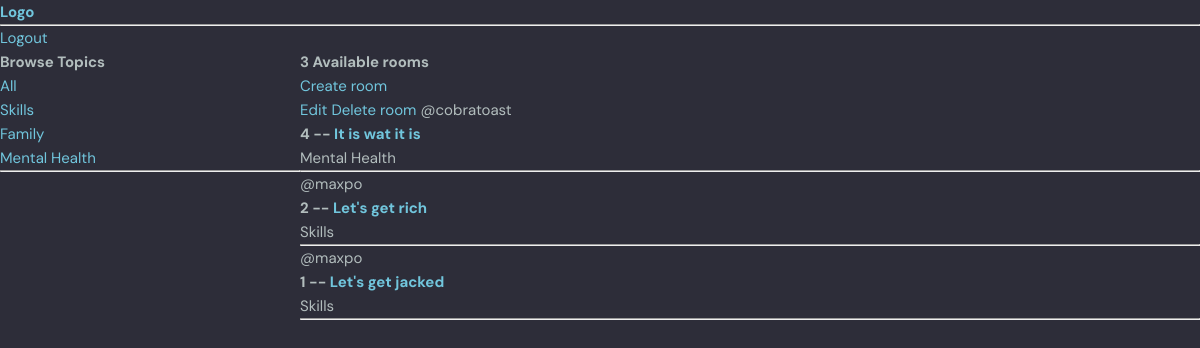
Screenshot of / (signed in) with the database file from the repository.
### goals/models.py (models this page shows, shortened)
class Topic(models.Model):
    name = models.CharField(max_length = 200)

class Room(models.Model):
    host = models.ForeignKey(User, on_delete = models.SET_NULL, null =  True )
    topic =  models.ForeignKey(Topic, on_delete = models.SET_NULL, null =  True)
    name = models.CharField(max_length = 200)
    description = models.TextField(null = True, blank = True)
    updated = models.DateTimeField(auto_now = True)
    created = models.DateTimeField(auto_now_add  = True)
    class Meta:
        ordering = ['-updated', '-created']

### goals/views.py (the view)
# urls.py: path('', views.home, name="home"),
def home(request):
    q = request.GET.get('q') if request.GET.get('q') != None else ''
    rooms = Room.objects.filter(topic__name__icontains=q)
    topics = Topic.objects.all()
    room_count= rooms.count()
    content = {'rooms':rooms, 'topics':topics, 'room_count':room_count}
    return render(request, 'home.html',content)

### templates/home.html (shortened to what this page needs)
{% extends 'main.html' %}
{% block content %}
<div class="home-container">
    <div>
        <h3>Browse Topics</h3>
        <div>
            <a href="{% url 'home' %}">All</a>
        </div>
        {% for topic in topics %}
        <div>
        <a href="{% url 'home' %}?q={{topic.name}}"> {{topic.name}}</a>
        </div>
        {% endfor %}
        <hr>
    </div>
    <div>
    <h5>{{room_count}} Available rooms</h5>
    <a href="{% url 'create-room' %}">Create room</a>
    {% for room in rooms %}
    <div>
        {% if request.user == room.host %}
        <a href="{% url 'update-room' room.id  %}">Edit</a>
        <a href="{% url 'delete-room' room.id %}">Delete room</a>
        {% endif %}
        <span>@{{room.host.username}}</span>
        <h3>{{room.id}} -- <a href="{% url 'room' room.id %}">{{room.name}}</a></h3>
        <small>{{room.topic.name}}</small>
        <hr>
    </div>
    {% endfor %}
    </div>
</div>
{% endblock content %}

### static/styles/style.css (style rules this page uses)
:root { --color-main: #71c6dd; --color-main-light: #e1f6fb; --color-dark: #3f4156; --color-dark-medium: #51546e; --color-dark-light: #696d97; --color-light: #e5e5e5; --color-gray: #8b8b8b; --color-light-gray: #b2bdbd; --color-bg: #2d2d39; --color-success: #5dd693; --color-error: #fc4b0b; }
* { font-family: "DM Sans", -apple-system, BlinkMacSystemFont, "Segoe UI", Roboto, Oxygen, Ubuntu, Cantarell, "Open Sans", "Helvetica Neue", sans-serif; margin: 0; padding: 0; box-sizing: border-box; text-rendering: optimizeLegibility; font-size: inherit; }
html { font-size: 56.25%; }
@media only screen and (min-width: 1200px) { html { font-size: 62.5%; } }
body { line-height: 1.6; font-weight: 400; font-size: 1.5rem; color: var(--color-light-gray); background-color: var(--color-bg); min-height: 100vh; }
a { display: inline-block; color: var(--color-main); text-decoration: none; }

### templates/home.html (style rules this page uses)
.home-container { display: grid; grid-template-columns: 1fr 3fr; }

### rows the page displays
Topic: name "Skills"
Topic: name "Family"
Topic: name "Mental Health"
Room: shows "Edit", host.username "cobratoast", id "4", name "It is wat it is", topic.name "Mental Health"
Room: host.username "maxpo", id "2", name "Let's get rich", topic.name "Skills"
Room: host.username "maxpo", id "1", name "Let's get jacked", topic.name "Skills"

### other values shown
{{ room_count }} "3"
